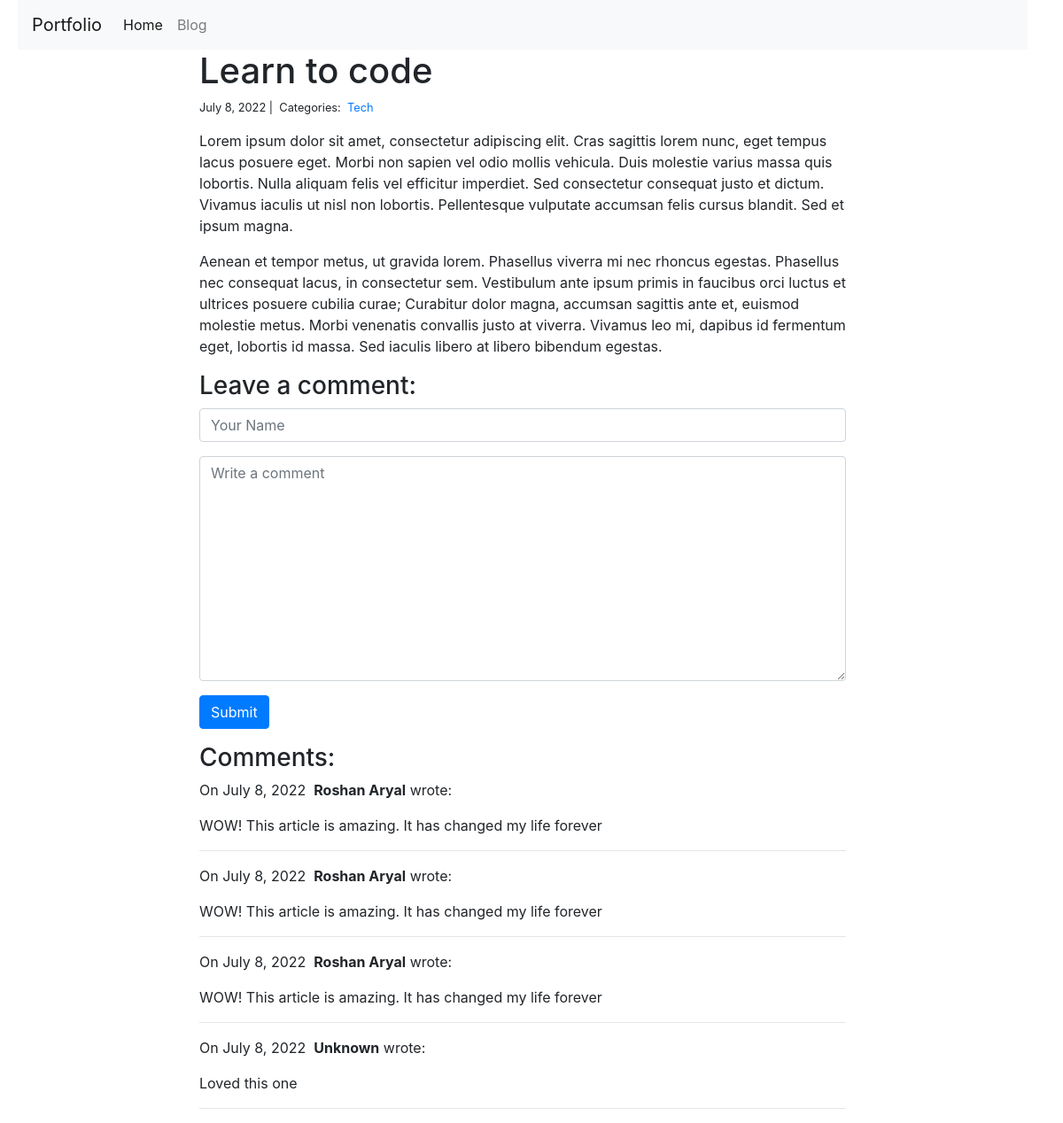
Page /blog/1/ on the committed database.
### blog/models.py (models this page shows, shortened)
class Post(models.Model):
    title = models.CharField(max_length=100)
    description = models.TextField()
    created_on = models.DateTimeField(auto_now_add=True)
    last_modified = models.DateTimeField(auto_now=True)
    categories = models.ManyToManyField('Category', related_name='posts')

class Category(models.Model):
    name = models.CharField(max_length=20)

class Comment(models.Model):
    author = models.CharField(max_length=60)
    description = models.TextField()
    created_on = models.DateTimeField(auto_now_add=True)
    post = models.ForeignKey('Post', on_delete=models.CASCADE)

### blog/views.py (the view, shortened to what this page needs)
# urls.py: path('<int:pk>/', views.blog_detail, name='blog_detail'),
def blog_detail(request, pk):
    post = Post.objects.get(pk=pk)
    form = CommentForm()
    comment = Comment.objects.filter(post=post)
    context = {'post': post, 'comment': comment, 'form': form}
    return render(request, 'blog_detail.html', context)

### blog/forms.py
class CommentForm(forms.Form):
    author = forms.CharField(
        max_length=60,
        widget = forms.TextInput(attrs={
            "class": "form-control",
            "placeholder": "Your Name"
        })
    )
    description = forms.CharField(widget = forms.Textarea(
        attrs={
            "class": "form-control",
            "placeholder": "Write a comment"
        }
    ))

### blog/templates/blog_detail.html (shortened to what this page needs)
{% extends "base.html" %}
{% block content %}
<div class="col-md-8 offset-md-2">
    <h1>{{ post.title }}</h1>
    <small>
        {{ post.created_on.date }} |&nbsp;
        Categories:&nbsp;
        {% for category in post.categories.all %}
        <a href="{% url 'blog_category' category.name %}">
            {{ category.name }}
        </a>&nbsp;
        {% endfor %}
    </small>
    <p>{{ post.description | linebreaks }}</p>
    <h3>Leave a comment:</h3>
    <form action="/blog/{{ post.pk }}/" method="post">
        <div class="form-group">
            {{ form.author }}
        </div>
        <div class="form-group">
            {{ form.description }}
        </div>
        <button type="submit" class="btn btn-primary">Submit</button>
    </form>
    <h3>Comments:</h3>
    {% for comment in comment %}
    <p>
        On {{comment.created_on.date }}&nbsp;
        <b>{{ comment.author }}</b> wrote:
    </p>
    <p>{{ comment.description }}</p>
    <hr>
    {% endfor %}
</div>
{% endblock %}

### rows in the picture
Post: title "Learn to code", created_on "July 8, 2022", description "Lorem ipsum dolor sit amet, consectetur adipiscing elit. Cras sagittis lorem nunc, eget tempus lacus posuere eget. Morbi non sapien vel odio mollis vehicula. Duis molestie varius massa quis lobortis. Nulla aliquam felis vel efficitur imperdiet. Sed consectetur consequat justo et dictum. Vivamus iaculis ut nisl non lobortis. Pellentesque vulputate accumsan felis cursus blandit. Sed et ipsum magna. Aenean et tempor metus, ut gravida lorem. Phasellus viverra mi nec rhoncus egestas. Phasellus nec consequat lacus, in consectetur sem. Vestibulum ante ipsum primis in faucibus orci luctus et ultrices posuere cubilia curae; Curabitur dolor magna, accumsan sagittis ante et, euismod molestie metus.…"
Category: name "Tech"
Comment: created_on "July 8, 2022", author "Roshan Aryal", description "WOW! This article is amazing. It has changed my life forever"
Comment: created_on "July 8, 2022", author "Roshan Aryal", description "WOW! This article is amazing. It has changed my life forever"
Comment: created_on "July 8, 2022", author "Roshan Aryal", description "WOW! This article is amazing. It has changed my life forever"
Comment: created_on "July 8, 2022", author "Unknown", description "Loved this one"
